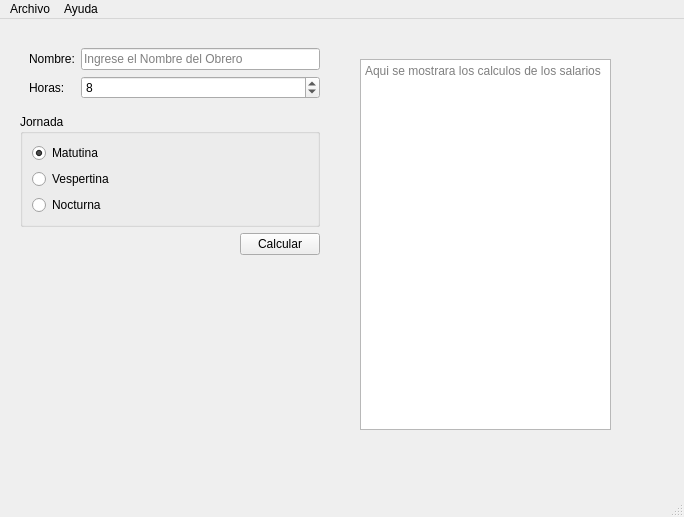
<?xml version="1.0" encoding="UTF-8"?>
<ui version="4.0">
 <class>Salarios</class>
 <widget class="QMainWindow" name="Salarios">
  <property name="geometry">
   <rect>
    <x>0</x>
    <y>0</y>
    <width>684</width>
    <height>517</height>
   </rect>
  </property>
  <property name="windowTitle">
   <string>Salarios</string>
  </property>
  <widget class="QWidget" name="centralwidget">
   <widget class="QWidget" name="widget" native="true">
    <property name="geometry">
     <rect>
      <x>20</x>
      <y>20</y>
      <width>300</width>
      <height>401</height>
     </rect>
    </property>
    <property name="sizePolicy">
     <sizepolicy hsizetype="Fixed" vsizetype="Preferred">
      <horstretch>0</horstretch>
      <verstretch>0</verstretch>
     </sizepolicy>
    </property>
    <property name="minimumSize">
     <size>
      <width>300</width>
      <height>0</height>
     </size>
    </property>
    <property name="styleSheet">
     <string notr="true"/>
    </property>
    <layout class="QVBoxLayout" name="verticalLayout">
     <item>
      <widget class="QWidget" name="widget_3" native="true">
       <property name="styleSheet">
        <string notr="true"/>
       </property>
       <layout class="QFormLayout" name="formLayout">
        <property name="rightMargin">
         <number>0</number>
        </property>
        <item row="0" column="0">
         <widget class="QLabel" name="label">
          <property name="text">
           <string>Nombre:</string>
          </property>
         </widget>
        </item>
        <item row="0" column="1">
         <widget class="QLineEdit" name="InNombre">
          <property name="placeholderText">
           <string>Ingrese el Nombre del Obrero</string>
          </property>
         </widget>
        </item>
        <item row="1" column="0">
         <widget class="QLabel" name="label_2">
          <property name="text">
           <string>Horas:</string>
          </property>
         </widget>
        </item>
        <item row="1" column="1">
         <widget class="QSpinBox" name="inHoras">
          <property name="maximum">
           <number>50</number>
          </property>
          <property name="singleStep">
           <number>2</number>
          </property>
          <property name="value">
           <number>8</number>
          </property>
         </widget>
        </item>
       </layout>
      </widget>
     </item>
     <item>
      <widget class="QGroupBox" name="groupBox">
       <property name="title">
        <string>Jornada</string>
       </property>
       <layout class="QGridLayout" name="gridLayout">
        <item row="2" column="0">
         <widget class="QRadioButton" name="InNocturna">
          <property name="text">
           <string>Nocturna</string>
          </property>
         </widget>
        </item>
        <item row="0" column="0">
         <widget class="QRadioButton" name="InMatutino">
          <property name="text">
           <string>Matutina</string>
          </property>
          <property name="checked">
           <bool>true</bool>
          </property>
         </widget>
        </item>
        <item row="1" column="0">
         <widget class="QRadioButton" name="InVespertina">
          <property name="text">
           <string>Vespertina</string>
          </property>
         </widget>
        </item>
       </layout>
      </widget>
     </item>
     <item>
      <widget class="QWidget" name="widget_4" native="true">
       <property name="styleSheet">
        <string notr="true"/>
       </property>
       <layout class="QHBoxLayout" name="horizontalLayout">
        <property name="topMargin">
         <number>0</number>
        </property>
        <property name="rightMargin">
         <number>0</number>
        </property>
        <item>
         <spacer name="horizontalSpacer">
          <property name="orientation">
           <enum>Qt::Horizontal</enum>
          </property>
          <property name="sizeHint" stdset="0">
           <size>
            <width>91</width>
            <height>20</height>
           </size>
          </property>
         </spacer>
        </item>
        <item>
         <widget class="QPushButton" name="cmdCalcular">
          <property name="text">
           <string>Calcular</string>
          </property>
         </widget>
        </item>
       </layout>
      </widget>
     </item>
     <item>
      <spacer name="verticalSpacer">
       <property name="orientation">
        <enum>Qt::Vertical</enum>
       </property>
       <property name="sizeHint" stdset="0">
        <size>
         <width>20</width>
         <height>40</height>
        </size>
       </property>
      </spacer>
     </item>
    </layout>
   </widget>
   <widget class="QWidget" name="widget_2" native="true">
    <property name="geometry">
     <rect>
      <x>330</x>
      <y>20</y>
      <width>291</width>
      <height>401</height>
     </rect>
    </property>
    <property name="styleSheet">
     <string notr="true"/>
    </property>
    <widget class="QPlainTextEdit" name="outResultado">
     <property name="geometry">
      <rect>
       <x>30</x>
       <y>20</y>
       <width>251</width>
       <height>371</height>
      </rect>
     </property>
     <property name="readOnly">
      <bool>true</bool>
     </property>
     <property name="placeholderText">
      <string>Aqui se mostrara los calculos de los salarios</string>
     </property>
    </widget>
   </widget>
  </widget>
  <widget class="QMenuBar" name="menubar">
   <property name="geometry">
    <rect>
     <x>0</x>
     <y>0</y>
     <width>684</width>
     <height>26</height>
    </rect>
   </property>
   <widget class="QMenu" name="menuArchivo">
    <property name="title">
     <string>Archivo</string>
    </property>
    <addaction name="actionNuevo"/>
    <addaction name="actionAbrir"/>
    <addaction name="actionGuardar"/>
    <addaction name="separator"/>
    <addaction name="actionCalcular"/>
    <addaction name="separator"/>
    <addaction name="actionSalir"/>
   </widget>
   <widget class="QMenu" name="menuAyuda">
    <property name="title">
     <string>Ayuda</string>
    </property>
    <addaction name="actionAcerca_de_Salarios"/>
   </widget>
   <addaction name="menuArchivo"/>
   <addaction name="menuAyuda"/>
  </widget>
  <widget class="QStatusBar" name="statusbar"/>
  <action name="actionNuevo">
   <property name="text">
    <string>Nuevo</string>
   </property>
  </action>
  <action name="actionAbrir">
   <property name="text">
    <string>Abrir</string>
   </property>
  </action>
  <action name="actionGuardar">
   <property name="text">
    <string>Guardar</string>
   </property>
  </action>
  <action name="actionCalcular">
   <property name="text">
    <string>Calcular</string>
   </property>
  </action>
  <action name="actionSalir">
   <property name="text">
    <string>Salir</string>
   </property>
  </action>
  <action name="actionAcerca_de_Salarios">
   <property name="text">
    <string>Acerca de Salarios</string>
   </property>
  </action>
 </widget>
 <tabstops>
  <tabstop>cmdCalcular</tabstop>
  <tabstop>inHoras</tabstop>
  <tabstop>InMatutino</tabstop>
  <tabstop>InVespertina</tabstop>
  <tabstop>InNocturna</tabstop>
  <tabstop>InNombre</tabstop>
 </tabstops>
 <resources/>
 <connections/>
</ui>
